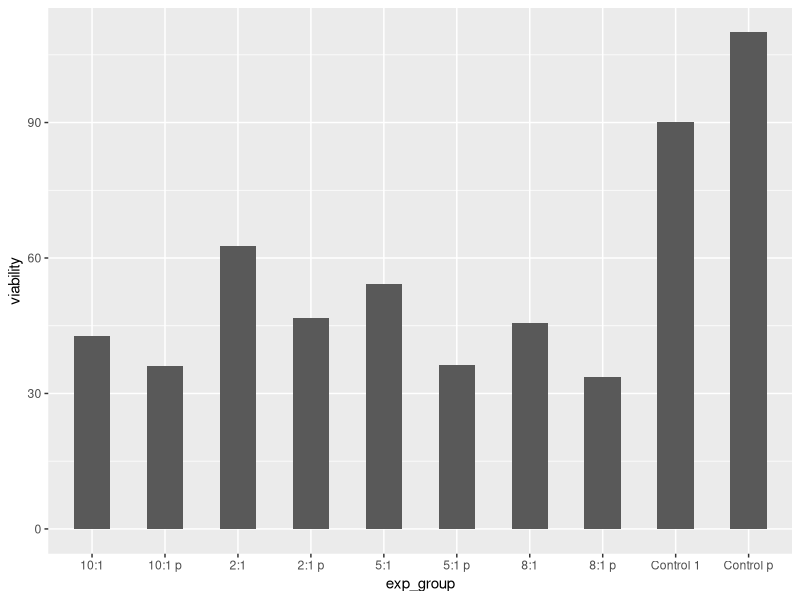

Write R code to recreate this figure.
#load the library
library(tidyverse)
#function read.csv2 for european csv files
mtt_data <- read.csv2("mtt_data_1.csv", header = FALSE)
#remove the border columns
mtt_data <- (mtt_data[,-c(1,12)])*100
#calculate the mean for each column
mean_col <- as.vector(apply(mtt_data, 2, mean))
#mean of the positive controls
mean_col_control <- mean(mean_col[c(1,10)])
#relativize the cell viability of each well to the control
mtt_data_rel <- (sweep(mtt_data, 2, mean_col_control, "/"))*100
#mean of viability value for each experimental group and build the data frame
exp_group <- c("Control 1", "10:1", "10:1 p", "8:1", "8:1 p", "5:1", "5:1 p", "2:1", "2:1 p", "Control p")
viability <- apply(mtt_data_rel, 2, mean)
viability<- data.frame(viability, row.names = exp_group)
#build the plot
ggplot(data = viability) + 
  geom_bar(mapping = aes(x = exp_group, y = viability), 
           stat = "identity", 
           group = 1, width=0.5)
